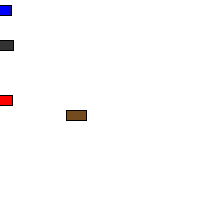
Frame 1 (no input)
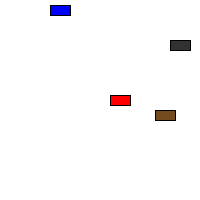
Frame 60 (the mouse pressed at the canvas centre just before this capture)
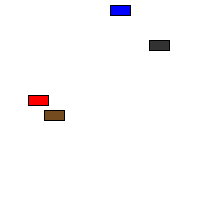
Frame 120 (the mouse held since frame 60 and released just before this capture)

The Processing sketch that drew these frames (run headless with seeded random() and noise(); from frame 60 on, the mouse is pressed at the canvas centre):

// Processing sketch: processing_103367
// ── processing_103367.pde

// http://processing.org/tutorials/objects/

Car myCar1;
Car myCar2; 
Car myCar3;
Car myCar4;

void setup() {
  size(200,200);
  
  myCar1 = new Car(color(255,0,0),0,100,2); 
  myCar2 = new Car(color(0,0,255),0,10,1);
  myCar3 = new Car(color(50, 50, 50), 0, 45, 3);
  myCar4 = new Car(color(115, 75, 30), 75, 115, 1.5);
}

void draw() {
  background(255);
  myCar1.drive();
  myCar1.display();
  myCar2.drive();
  myCar2.display();
  myCar3.drive();
  myCar3.display();
  myCar4.drive();
  myCar4.display();
  
}

class Car { 
  color c;
  float xpos;
  float ypos;
  float xspeed;

  Car(color tempC, float tempXpos, float tempYpos, float tempXspeed) { 
    c = tempC;
    xpos = tempXpos;
    ypos = tempYpos;
    xspeed = tempXspeed;
  }

  void display() {
    stroke(0);
    fill(c);
    rectMode(CENTER);
    rect(xpos,ypos,20,10);
  }
  void drive() {
    xpos = xpos + xspeed;
    if (xpos > width) {
      xpos = 0;  
    }
  }
}
